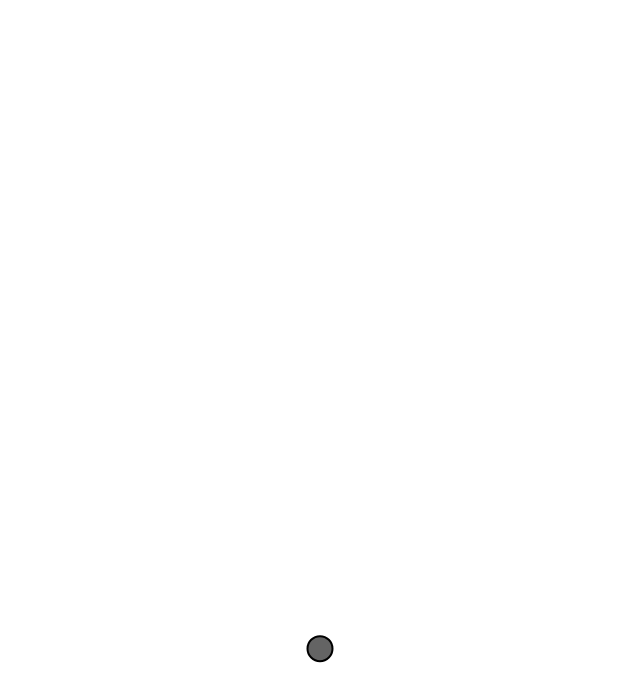
Frame 1 (no input)
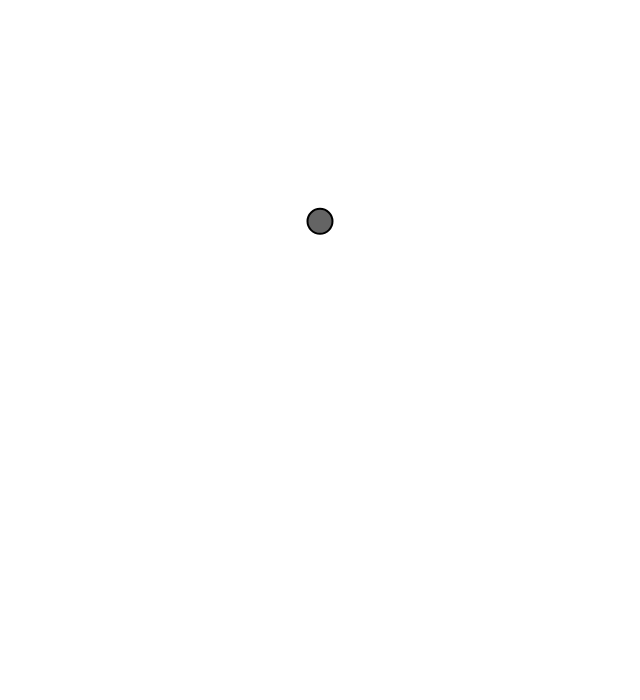
Frame 60 (no input)
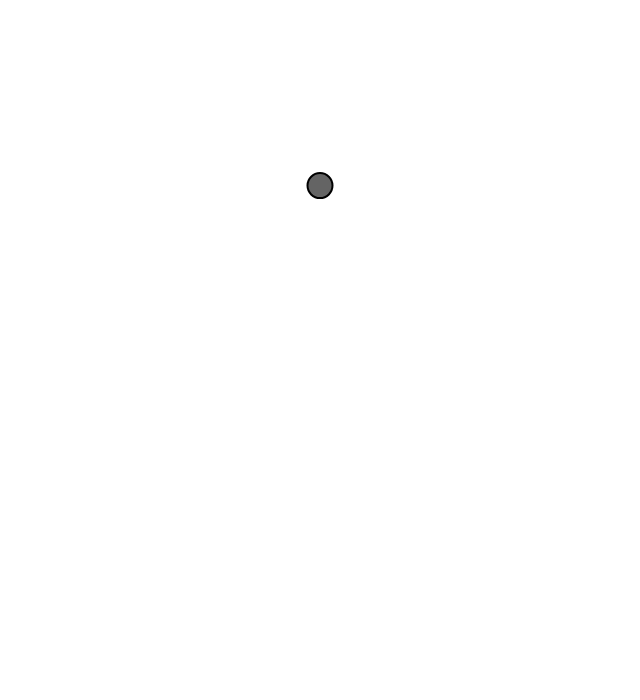
Frame 120 (the mouse pressed at the canvas centre since frame 60)

The p5.js sketch that drew these frames (run headless with seeded random() and noise() and a simulated clock; from frame 60 on, the mouse is pressed at the canvas centre):

// p5.js sketch
// ── sketch.js
/// <reference types="p5/global" />

let bln;
let ty;

function setup() {
    createCanvas(640, 700);
    bln = new Balloon();
    ty = 0.01;
}

function draw() {
    background(255);

    let force;
    if (bln.pos.y - bln.radius <= 10) {
        force = createVector(0, 5);
        bln.applyForce(force);
    } else {
        const fy = map(noise(ty), 0, 1, -0.01, -2.00);
        force = createVector(0, fy);
        bln.applyForce(force);
    }

    bln.update();
    bln.display();

    ty += 0.01;
}

// ── balloon.js
/// <reference types="p5/global" />

class Balloon {
    constructor() {
        this.pos = createVector(width / 2, height - 50);
        this.vel = createVector(0, 0);
        this.acc = createVector(0, 0);

        this.maxSpeed = 20;
        this.radius = 10;
    }

    applyForce(force) {
        this.acc.add(force);
    }

    update() {
        this.vel.add(this.acc);
        this.vel.limit(this.maxSpeed);
        this.pos.add(this.vel);

        this.acc.mult(0);
    }

    display() {
        push();

        stroke(0);
        strokeWeight(2);
        fill(100);
        ellipse(this.pos.x, this.pos.y, 25, 25);

        pop();
    }
}
